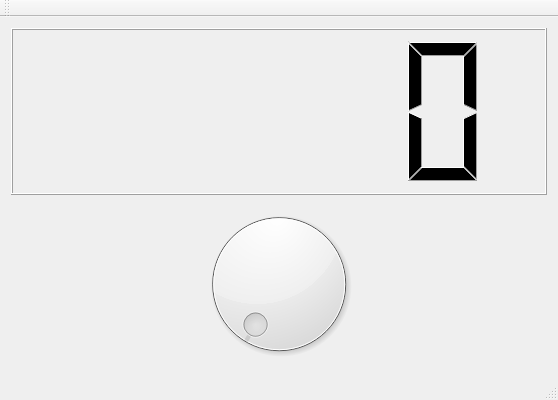
<?xml version="1.0" encoding="UTF-8"?>
<ui version="4.0">
 <class>MainWindow</class>
 <widget class="QMainWindow" name="MainWindow">
  <property name="geometry">
   <rect>
    <x>0</x>
    <y>0</y>
    <width>558</width>
    <height>400</height>
   </rect>
  </property>
  <property name="windowTitle">
   <string>MainWindow</string>
  </property>
  <widget class="QWidget" name="centralWidget">
   <layout class="QVBoxLayout" name="verticalLayout_2">
    <item>
     <layout class="QVBoxLayout" name="verticalLayout">
      <item>
       <widget class="QLCDNumber" name="lcdNumber"/>
      </item>
      <item>
       <widget class="QDial" name="dial"/>
      </item>
     </layout>
    </item>
   </layout>
  </widget>
  <widget class="QMenuBar" name="menuBar">
   <property name="geometry">
    <rect>
     <x>0</x>
     <y>0</y>
     <width>558</width>
     <height>22</height>
    </rect>
   </property>
  </widget>
  <widget class="QToolBar" name="mainToolBar">
   <attribute name="toolBarArea">
    <enum>TopToolBarArea</enum>
   </attribute>
   <attribute name="toolBarBreak">
    <bool>false</bool>
   </attribute>
  </widget>
  <widget class="QStatusBar" name="statusBar"/>
 </widget>
 <layoutdefault spacing="6" margin="11"/>
 <resources/>
 <connections>
  <connection>
   <sender>dial</sender>
   <signal>sliderMoved(int)</signal>
   <receiver>lcdNumber</receiver>
   <slot>display(int)</slot>
   <hints>
    <hint type="sourcelabel">
     <x>268</x>
     <y>270</y>
    </hint>
    <hint type="destinationlabel">
     <x>295</x>
     <y>139</y>
    </hint>
   </hints>
  </connection>
 </connections>
</ui>
